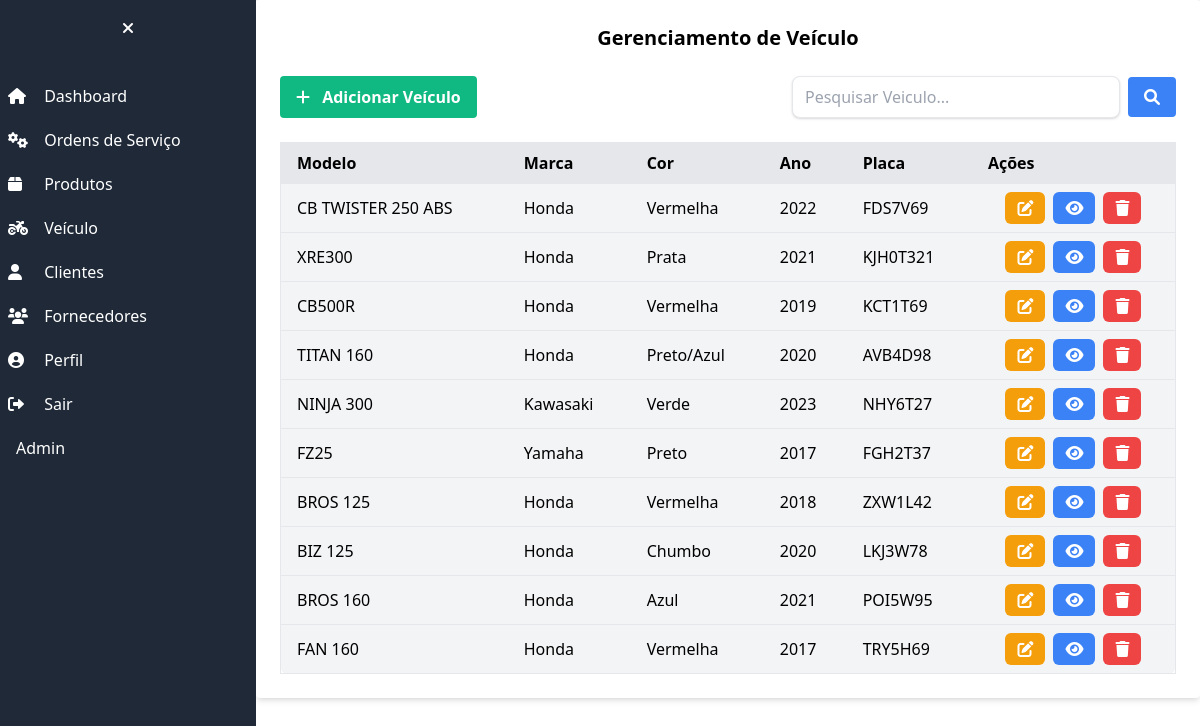
Page /veiculos/ (signed in) on the committed database.
### veiculo/models.py (models this page shows, shortened)
class Veiculo(models.Model):
    cliente_nome = models.ForeignKey(Cliente, on_delete=models.CASCADE, verbose_name='Nome do Cliente')
    modelo = models.CharField(max_length=100)
    marca = models.CharField(max_length=100)
    cor = models.CharField(max_length=100)
    ano = models.CharField(max_length=4)
    placa = models.CharField(max_length=8)
    foto_veiculo = models.ImageField(upload_to='images/', blank=True, verbose_name='Foto do veiculo')
    class Meta:
        verbose_name = 'Veiculo'
        verbose_name_plural = 'Veiculos'

### veiculo/views.py (the view)
# urls.py: path('', VeiculoListView.as_view(), name='veiculo_list'),
class VeiculoListView(ListView):
    model = Veiculo
    template_name = "veiculo_list.html"
    context_object_name = "veiculos"
    def get_queryset(self):
        queryset = super().get_queryset()
        search_query = self.request.GET.get("search", "")
        if search_query:
            queryset = queryset.filter(modelo__icontains=search_query)
        return queryset

### veiculo/templates/veiculo_list.html (shortened to what this page needs)
{% extends "base.html" %}
{% block content %}
<div class="w-full max-w-full md:max-w-5xl lg:max-w-7xl mx-auto bg-white rounded shadow-md p-6">
    <h2 class="text-xl font-bold mb-6 text-center">Gerenciamento de Veículo</h2>
    <div class="flex justify-between mb-6">
        <button class="bg-green-500 hover:bg-green-600 text-white font-bold py-2 px-4 rounded focus:outline-none focus:shadow-outline flex items-center">
            <a href="veiculos/novo/">
            <i class="fas fa-plus mr-2"></i> Adicionar Veículo
            </a>
        </button>
        <form method="GET" action="{% url 'veiculo_list' %}" class="w-full max-w-sm flex items-center">
            <input
                type="text"
                name="search"
                placeholder="Pesquisar Veiculo..."
                class="w-full py-2 px-3 border rounded-lg shadow focus:outline-none focus:ring"
                value="{{ request.GET.search|default:'' }}"
            />
            <button
                type="submit"
                class="ml-2 bg-blue-500 hover:bg-blue-600 text-white font-bold py-2 px-4 rounded focus:outline-none focus:shadow-outline"
            >
                <i class="fas fa-search"></i>
            </button>
        </form>
    </div>
    <div class="overflow-x-auto">
        <table class="table-auto w-full text-left bg-gray-100 border rounded-lg">
            <thead>
                <tr class="bg-gray-200">
                    <th class="px-4 py-2">Modelo</th>
                    <th class="px-4 py-2">Marca</th>
                    <th class="px-4 py-2">Cor</th>
                    <th class="px-4 py-2">Ano</th>
                    <th class="px-4 py-2">Placa</th>
                    <th class="px-4 py-2">Ações</th>
                </tr>
            </thead>
            <tbody>
                {% for veiculo in veiculos %}
                <tr class="border-t">
                    <td class="px-4 py-2">{{veiculo.modelo}}</td>
                    <td class="px-4 py-2">{{veiculo.marca}}</td>
                    <td class="px-4 py-2">{{veiculo.cor}}</td>
                    <td class="px-4 py-2">{{veiculo.ano}}</td>
                    <td class="px-4 py-2">{{veiculo.placa}}</td>
                    <td class=" px-4 py-2 text-center flex justify-center space-x-2">
                        <a href="{% url 'veiculo_edit' pk=veiculo.pk %}" class="bg-yellow-500 hover:bg-yellow-600 text-white py-1 px-3 rounded-md">
                            <i class="fas fa-edit"></i>
                        </a>
                        <a href="{% url 'veiculo_detail' pk=veiculo.pk %}" class="bg-blue-500 hover:bg-blue-600 text-white py-1 px-3 rounded-md">
                            <i class="fas fa-eye"></i>
                            </a>
                        <a href="{% url 'veiculo_confirm_delete' pk=veiculo.pk %}" class="bg-red-500 hover:bg-red-600 text-white py-1 px-3 rounded-md">
                            <i class="fas fa-trash"></i>
                        </a>
                    </td>
                </tr>
                {% empty %}
                <tr>
                    <td colspan="7" class="text-center text-gray-500 py-4">Nenhuma ordem de serviço encontrada.</td>
                </tr>
                {% endfor %}
            </tbody>
        </table>
    </div>
</div>
{% endblock %}

### rows in the picture
Veiculo: modelo "CB TWISTER 250 ABS", marca "Honda", cor "Vermelha", ano "2022", placa "FDS7V69"
Veiculo: modelo "XRE300", marca "Honda", cor "Prata", ano "2021", placa "KJH0T321"
Veiculo: modelo "CB500R", marca "Honda", cor "Vermelha", ano "2019", placa "KCT1T69"
Veiculo: modelo "TITAN 160", marca "Honda", cor "Preto/Azul", ano "2020", placa "AVB4D98"
Veiculo: modelo "NINJA 300", marca "Kawasaki", cor "Verde", ano "2023", placa "NHY6T27"
Veiculo: modelo "FZ25", marca "Yamaha", cor "Preto", ano "2017", placa "FGH2T37"
Veiculo: modelo "BROS 125", marca "Honda", cor "Vermelha", ano "2018", placa "ZXW1L42"
Veiculo: modelo "BIZ 125", marca "Honda", cor "Chumbo", ano "2020", placa "LKJ3W78"
Veiculo: modelo "BROS 160", marca "Honda", cor "Azul", ano "2021", placa "POI5W95"
Veiculo: modelo "FAN 160", marca "Honda", cor "Vermelha", ano "2017", placa "TRY5H69"
